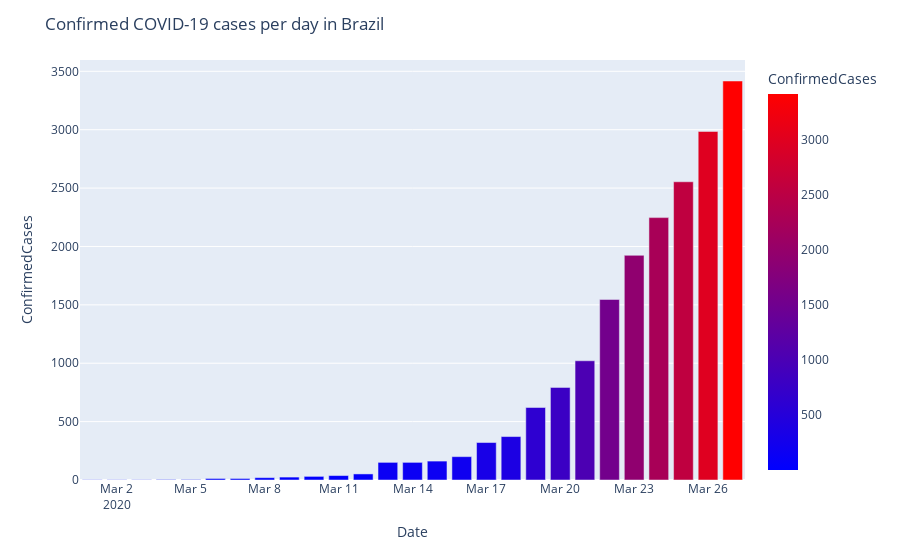

This figure's notebook cell:
### Code cell
df_by_date = pd.DataFrame(train.fillna('NA').groupby(['Pais','Date'])['ConfirmedCases'].sum().sort_values().reset_index())

fig = px.bar(df_by_date.loc[(df_by_date['Pais'] == 'Brazil') &(df_by_date.Date >= '2020-03-01')].sort_values('ConfirmedCases',ascending = False), 
             x='Date', y='ConfirmedCases', color="ConfirmedCases", color_continuous_scale=px.colors.sequential.Bluered)
fig.update_layout(title_text='Confirmed COVID-19 cases per day in Brazil')
fig.show()

# Escala de cores
#https://plotly.com/python/builtin-colorscales/

### Figure 1 — Plotly figure (JSON) as saved in the notebook; plotly's stock layout.template omitted (floating-point values rounded to 4 significant figures)
{"data": [{"alignmentgroup": "True", "hoverlabel": {"namelength": 0}, "hovertemplate": "Date=%{x}<br>ConfirmedCases=%{marker.color}", "legendgroup": "", "marker": {"color": [3417, 2985, 2554, 2247, 1924, 1546, 1021, 793, 621, 372, 321, 200, 162, 151, 151, 52, 38, 31, 25, 20, 13, 13, 4, 4, 2, 2, 2], "coloraxis": "coloraxis"}, "name": "", "offsetgroup": "", "orientation": "v", "showlegend": false, "textposition": "auto", "type": "bar", "x": ["2020-03-27", "2020-03-26", "2020-03-25", "2020-03-24", "2020-03-23", "2020-03-22", "2020-03-21", "2020-03-20", "2020-03-19", "2020-03-18", "2020-03-17", "2020-03-16", "2020-03-15", "2020-03-14", "2020-03-13", "2020-03-12", "2020-03-11", "2020-03-10", "2020-03-09", "2020-03-08", "2020-03-06", "2020-03-07", "2020-03-04", "2020-03-05", "2020-03-03", "2020-03-02", "2020-03-01"], "xaxis": "x", "y": [3417, 2985, 2554, 2247, 1924, 1546, 1021, 793, 621, 372, 321, 200, 162, 151, 151, 52, 38, 31, 25, 20, 13, 13, 4, 4, 2, 2, 2], "yaxis": "y"}], "layout": {"barmode": "relative", "coloraxis": {"colorbar": {"title": {"text": "ConfirmedCases"}}, "colorscale": [[0, "rgb(0,0,255)"], [1, "rgb(255,0,0)"]]}, "legend": {"tracegroupgap": 0}, "margin": {"t": 60}, "title": {"text": "Confirmed COVID-19 cases per day in Brazil"}, "xaxis": {"anchor": "y", "domain": [0, 1], "title": {"text": "Date"}}, "yaxis": {"anchor": "x", "domain": [0, 1], "title": {"text": "ConfirmedCases"}}}}
